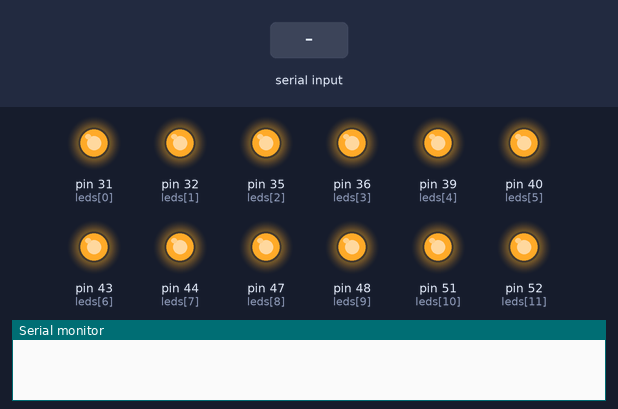
Bench run of a sketch on a simulated Arduino Mega 2560, built with avr-gcc and run on an emulated ATmega2560. On the bench: output pins drawn as LEDs (lit = HIGH), the last lines printed to the serial monitor. Inputs (shaded band) come from the test bench. Random numbers use the default seed unless the sketch sets one.

Above: at 1.2 s.
1.3 s: "0\n" received over the second serial link
At 2.31 s:
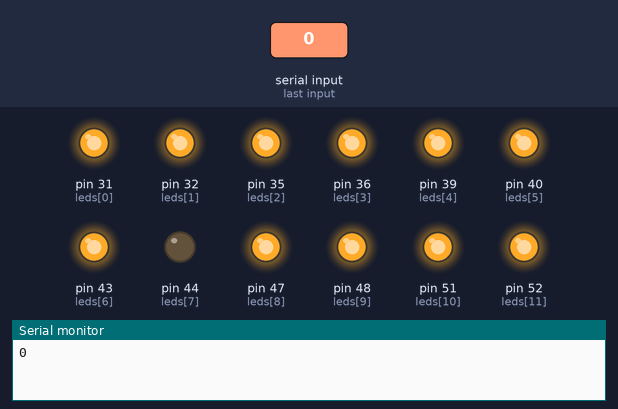
At 2.67 s:
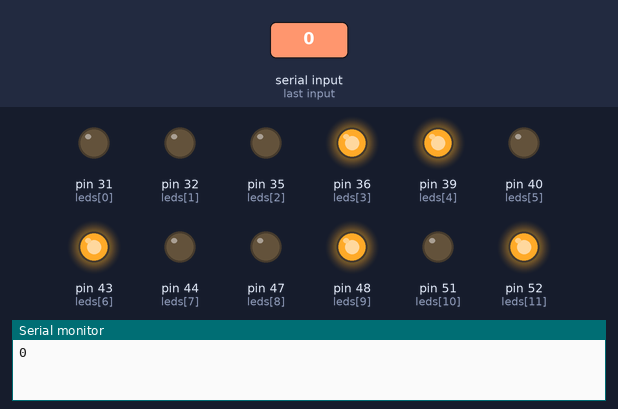
7.3 s: "90\n" received over the second serial link
10.3 s: "0\n" received over the second serial link
At 18.1 s:
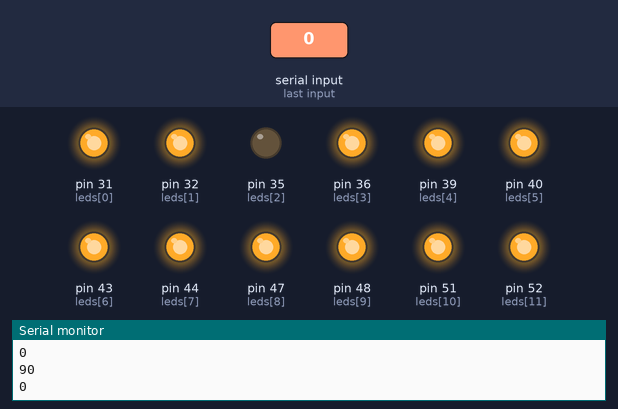
Timing chart, 0 to 19.6 s (numbered marks = the images above; inputs shaded):
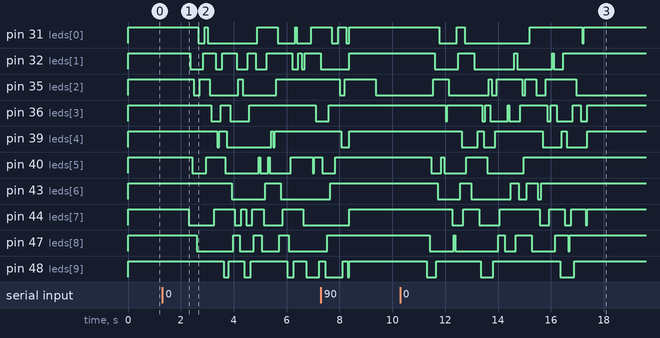

The sketch:

aml_aml_2.ino
```cpp
int leds[] = {31, 32, 35, 36, 39, 40, 43, 44, 47, 48, 51, 52};
int stato_backup[] = {};
int leds_len = sizeof(leds)/sizeof(leds[0]);
int pin, pin_casuale, stato;
String filtro_pin, filtro_stato, segnale;

void setup() {
  for(int i = 0; i < leds_len; i++) {
    pinMode(leds[i], OUTPUT);
    digitalWrite(leds[i], HIGH);
  }
  Serial.begin(9600);
  Serial1.begin(9600);
}

void loop() {
  if(Serial1.available()){
    segnale = Serial1.readString();
    Serial.println(segnale);
    filtro_pin = segnale[0];
    if(isdigit(segnale[1])){
      filtro_pin += segnale[1];
      filtro_stato = segnale[3];
      stato = filtro_stato.toInt();
    }
    else{
      filtro_stato = segnale[2];
      stato = filtro_stato.toInt();
    }
    pin = filtro_pin.toInt();
    if(pin == 0){
      for(int i = 0; i < leds_len; i++){
        stato_backup[i] = digitalRead(leds[i]);
      }
      for(int i = 0; i <= 100; i++){
        pin_casuale = leds[random(0, leds_len)];
        if(digitalRead(pin_casuale) == 1){
          digitalWrite(pin_casuale, LOW);
        }
        else{
          digitalWrite(pin_casuale, HIGH);
        }
        delay(60);
      }
      for(int i = 0; i < leds_len; i++){
        pin = leds[i];
        digitalWrite(pin, stato_backup[i]);
      }
    }
    else if(pin != 0){
      digitalWrite(pin, stato);
    }
  }
}
```

Measured:
- after the input at 1.3 s, pin 31 (leds[0]): HIGH → LOW after 1.4 s, → HIGH 0.24 s later, → LOW 0.12 s later, → HIGH 1.9 s later, … (8 changes in this stretch); pin 32 (leds[1]): HIGH → LOW after 1.1 s, → HIGH 0.48 s later, → LOW 0.48 s later, → HIGH 0.24 s later, … (13 changes in this stretch)
- after the input at 10.3 s, pin 31 (leds[0]): goes LOW 0.66 s, HIGH 0.30 s, LOW 2.5 s, HIGH 2.0 s, LOW 0.06 s, then HIGH, starting after 1.5 s; pin 32 (leds[1]): HIGH → LOW after 1.3 s, → HIGH 0.90 s later, → LOW 0.60 s later, → HIGH 1.5 s later, … (8 changes in this stretch)
